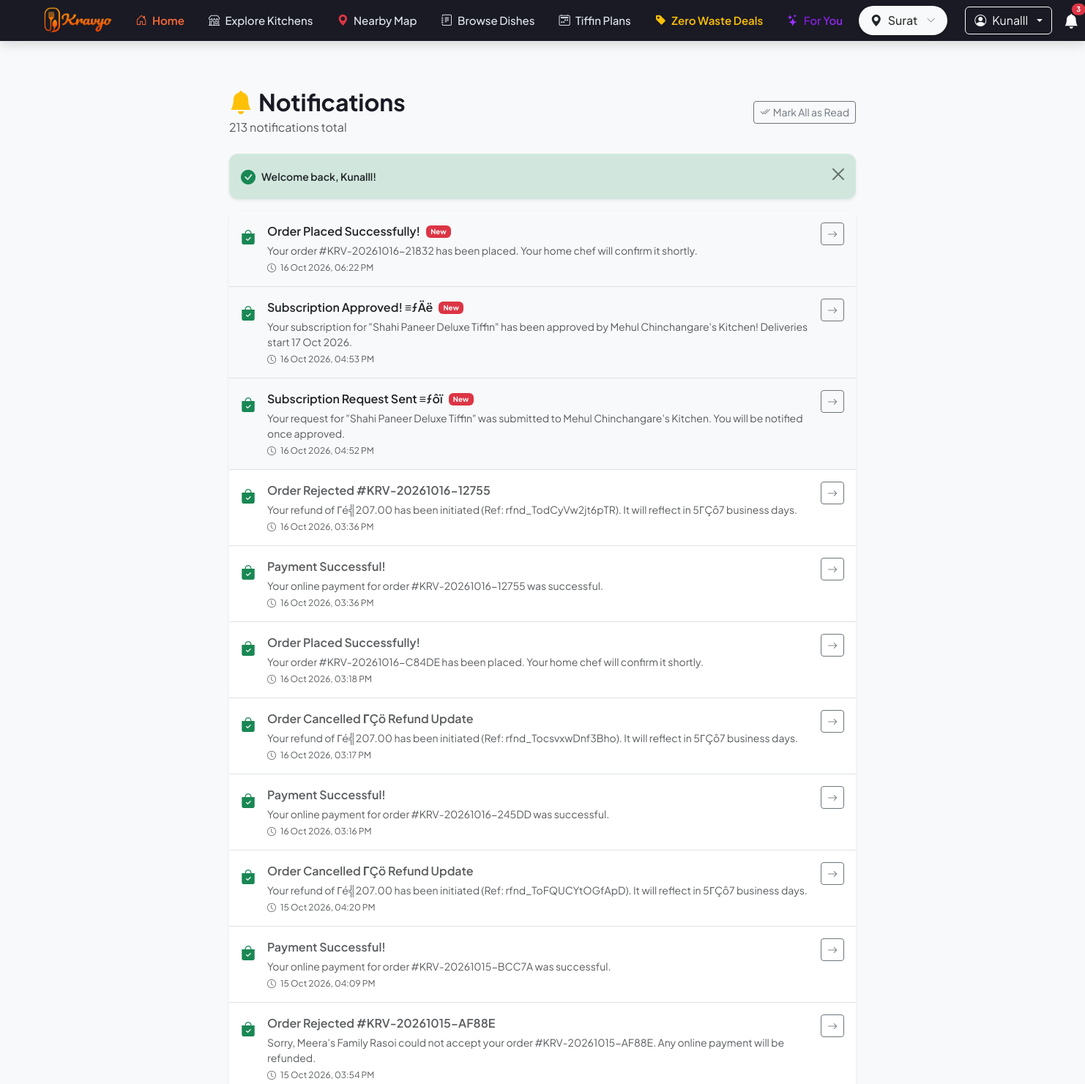
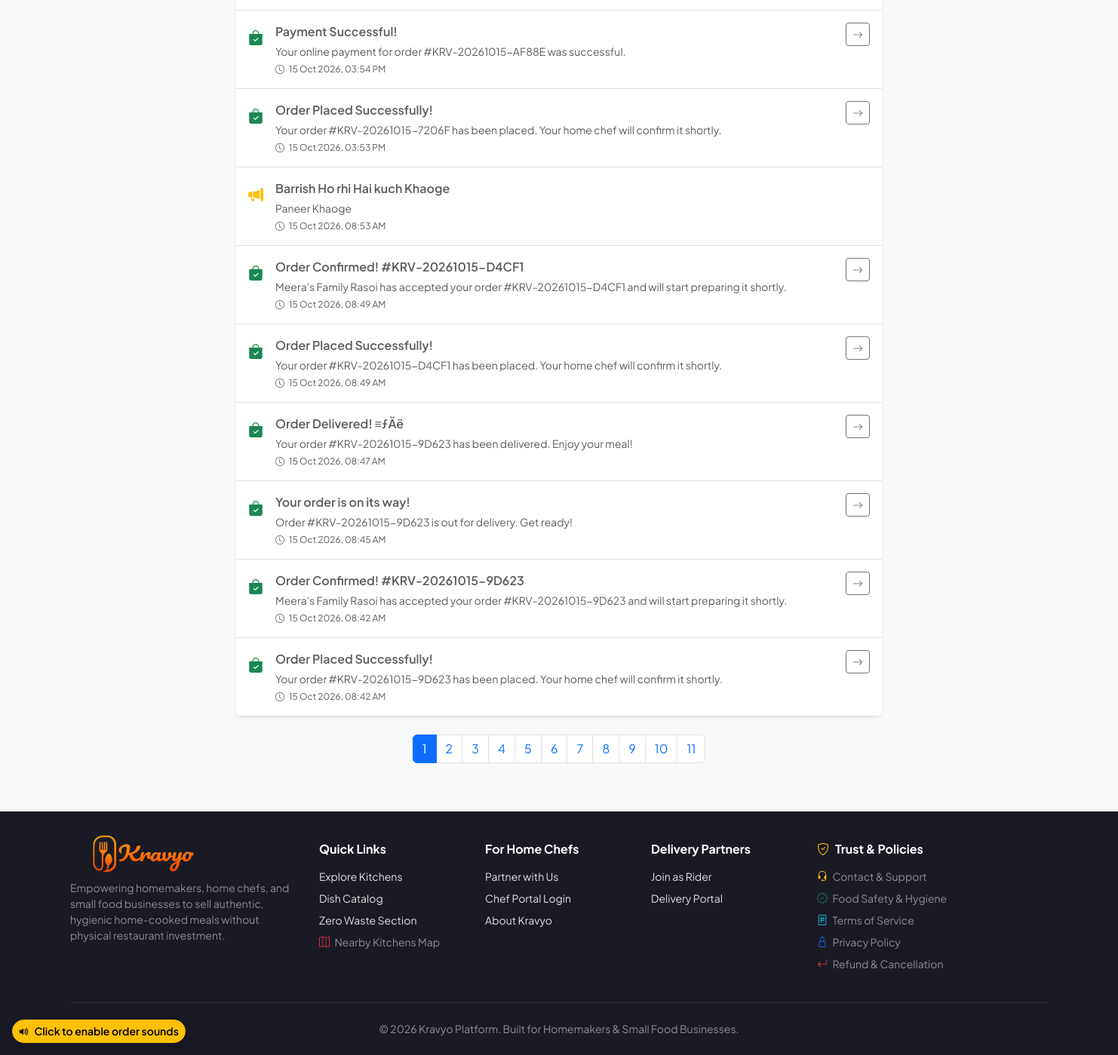
The app's page /notifications (signed in) with its own data (2 pictures, top to bottom).
### tables this page shows
CREATE TABLE `notifications` (
  `id` int(5) NOT NULL AUTO_INCREMENT,
  `user_id` int(5) DEFAULT NULL COMMENT 'NULL = broadcast to all users',
  `user_type` enum('customer','chef','delivery','admin') NOT NULL,
  `title` varchar(100) NOT NULL,
  `message` varchar(500) NOT NULL,
  `type` enum('order_update','promotion','system_alert','kitchen_update') NOT NULL DEFAULT 'system_alert',
  `is_read` tinyint(1) NOT NULL DEFAULT 0,
  `link` varchar(255) DEFAULT NULL COMMENT 'Optional URL to navigate to on click',
  `created_at` timestamp NOT NULL DEFAULT current_timestamp(),
  PRIMARY KEY (`id`),
  KEY `idx_user_read` (`user_id`,`is_read`),
  KEY `idx_created_at` (`created_at`)
);

### core/Controller.php (called while the page is built, shortened)
<?php
abstract class Controller {
    protected function render(string $viewPath, array $data = [], string $layout = 'main'): void {
        View::render($viewPath, $data, $layout);
    }
}

### app/controllers/NotificationController.php (called while the page is built, shortened)
<?php
require_once APP_PATH . '/models/Notification.php';
class NotificationController extends Controller {
    private Notification $notifModel;
    public function __construct() {
        $this->notifModel = new Notification();
    }
    private function identity(): array {
        return [(int) Session::get('user_id'), (string) Session::get('user_role')];
    }
    public function index(): void {
        [$userId, $userType] = $this->identity();
        $page     = max(1, (int) ($_GET['page'] ?? 1));
        $perPage  = 20;
        $notifications = $this->notifModel->getAll($userId, $userType, $page, $perPage);
        $totalCount    = $this->notifModel->countAll($userId, $userType);
        $totalPages    = (int) ceil($totalCount / $perPage);
        $this->notifModel->markAllRead($userId, $userType);
        $this->render('customer/notifications', [
            'title'         => 'My Notifications',
            'notifications' => $notifications,
            'page'          => $page,
            'totalPages'    => $totalPages,
            'totalCount'    => $totalCount,
        ]);
    }
}

### public/index.php (called while the page is built, shortened)
<?php
require_once CORE_PATH . '/Database.php';
require_once CORE_PATH . '/Session.php';
require_once CORE_PATH . '/Helpers.php';
require_once CORE_PATH . '/Controller.php';
require_once CORE_PATH . '/Model.php';
$router = new Router();
$router->dispatch();

### config/database.php (called while the page is built)
<?php
return [
    'driver'    => 'mysql',
    'host'      => '127.0.0.1',
    'port'      => '3306',
    'dbname'    => 'kravyo_db',
    'username'  => 'root',
    'password'  => '',
    'charset'   => 'utf8mb4',
    'collation' => 'utf8mb4_unicode_ci',
    'options'   => [
        PDO::ATTR_ERRMODE            => PDO::ERRMODE_EXCEPTION,
        PDO::ATTR_DEFAULT_FETCH_MODE => PDO::FETCH_ASSOC,
        PDO::ATTR_EMULATE_PREPARES   => false,
        PDO::ATTR_PERSISTENT         => false,
    ]
];

### core/Database.php (called while the page is built, shortened)
<?php
class Database {
    private static ?PDO $instance = null;
    public static function getInstance(): PDO {
        if (self::$instance === null) {
            $config = require CONFIG_PATH . '/database.php';
            $dsn = sprintf(
                "%s:host=%s;port=%s;dbname=%s;charset=%s",
                $config['driver'],
                $config['host'],
                $config['port'],
                $config['dbname'],
                $config['charset']
            );
            try {
                self::$instance = new PDO(
                    $dsn,
                    $config['username'],
                    $config['password'],
                    $config['options']
                );
            } catch (PDOException $e) {
                if (APP_ENV === 'development') {
                    die("Database Connection Error: " . $e->getMessage());
                } else {
                    die("Database Connection Error. Please check system configuration.");
                }
            }
        }
        return self::$instance;
    }
}

### core/Model.php (called while the page is built, shortened)
<?php
abstract class Model {
    public function __construct()
     {
        $this->db = Database::getInstance();
    }
}

### app/models/Notification.php (called while the page is built, shortened)
<?php
class Notification extends Model {
    public function getAll(int $userId, string $userType, int $page = 1, int $perPage = 20): array {
        $offset = ($page - 1) * $perPage;
        $sql    = "SELECT * FROM notifications WHERE user_id = :uid AND user_type = :utype
                   ORDER BY created_at DESC LIMIT :lim OFFSET :off";
        $stmt = $this->db->prepare($sql);
        $stmt->bindValue(':uid', $userId,  \PDO::PARAM_INT);
        $stmt->bindValue(':utype', $userType, \PDO::PARAM_STR);
        $stmt->bindValue(':lim', $perPage, \PDO::PARAM_INT);
        $stmt->bindValue(':off', $offset,  \PDO::PARAM_INT);
        $stmt->execute();
        return $stmt->fetchAll();
    }
    public function countAll(int $userId, string $userType): int {
        $sql  = "SELECT COUNT(*) FROM notifications WHERE user_id = :uid AND user_type = :utype";
        $stmt = $this->db->prepare($sql);
        $stmt->execute(['uid' => $userId, 'utype' => $userType]);
        return (int) $stmt->fetchColumn();
    }
}

### core/Session.php (called while the page is built, shortened)
<?php
class Session {
    public static function currentContext(): string {
        return session_name();
    }
    public static function get(string $key, mixed $default = null): mixed {
        return $_SESSION[$key] ?? $default;
    }
}

### core/Helpers.php (called while the page is built, shortened)
<?php
if (!function_exists('sanitize')) {
    function sanitize(?string $input): string {
        return htmlspecialchars(trim($input), ENT_QUOTES | ENT_SUBSTITUTE, 'UTF-8');
    }
}
if (!function_exists('url')) {
    function url(string $path = ''): string {
        return APP_URL . '/' . ltrim($path, '/');
    }
}
if (!function_exists('ctx_url')) {
    function ctx_url(string $path = '/'): string {
        $ctx = Session::currentContext();
        return APP_URL . '/' . ltrim($path, '/');
    }
}

### views/customer/notifications.php (the view, shortened to what this page needs)
<div class="container py-5" style="min-height:70vh;">
    <div class="row justify-content-center">
        <div class="col-lg-8">
            <div class="d-flex align-items-center justify-content-between mb-4">
                <div>
                    <h2 class="fw-bold mb-1"><i class="bi bi-bell-fill text-warning me-2"></i>Notifications</h2>
                    <p class="text-muted mb-0">
                        <?= $totalCount ?> notification<?= $totalCount !== 1 ? 's' : '' ?> total
                    </p>
                </div>
                <?php if ($totalCount > 0): ?>
                <form action="<?= ctx_url('/notifications/mark-all') ?>" method="POST">
                    <button type="submit" class="btn btn-outline-secondary btn-sm">
                        <i class="bi bi-check2-all me-1"></i>Mark All as Read
                    </button>
                </form>
                <?php endif; ?>
            </div>
            <?php require_once VIEWS_PATH . '/partials/alerts.php'; ?>
            <?php if (empty($notifications)): ?>
                <div class="card border-0 shadow-sm text-center py-5">
                    <div class="card-body">
                        <i class="bi bi-bell-slash display-3 text-muted mb-3 d-block"></i>
                        <h5 class="text-muted">You're all caught up!</h5>
                        <p class="text-muted small">No notifications yet. They'll appear here when something happens.</p>
                        <a href="<?= url('/') ?>" class="btn btn-kravyo-primary btn-sm mt-2">Back to Home</a>
                    </div>
                </div>
            <?php else: ?>
                <div class="card border-0 shadow-sm overflow-hidden">
                    <?php foreach ($notifications as $notif): ?>
                    <?php
                        $iconMap = [
                            'order_update'   => 'bi-bag-check-fill text-success',
                            'promotion'      => 'bi-megaphone-fill text-warning',
                            'system_alert'   => 'bi-exclamation-triangle-fill text-danger',
                            'kitchen_update' => 'bi-shop-window text-primary',
                        ];
                        $icon = $iconMap[$notif['type']] ?? 'bi-bell-fill text-secondary';
                    ?>
                    <?php
                        $targetUrl = !empty($notif['link']) ? url($notif['link']) : '';
                    ?>
                    <div class="d-flex align-items-start gap-3 p-3 border-bottom <?= $notif['is_read'] ? 'bg-white' : 'bg-light' ?>"
                         style="transition: background-color .15s ease-in-out; <?= $targetUrl ? 'cursor: pointer;' : '' ?>"
                         <?= $targetUrl ? 'onclick="window.location.href=\'' . htmlspecialchars($targetUrl, ENT_QUOTES) . '\'"' : '' ?>
                         onmouseenter="this.style.backgroundColor='#f1f5f9';"
                         onmouseleave="this.style.backgroundColor='<?= $notif['is_read'] ? '#ffffff' : '#f8f9fa' ?>';">
                        <div class="flex-shrink-0 mt-1">
                            <i class="bi <?= $icon ?> fs-5"></i>
                        </div>
                        <div class="flex-grow-1">
                            <div class="d-flex align-items-center gap-2 mb-1">
                                <span class="fw-semibold <?= $notif['is_read'] ? 'text-muted' : 'text-dark' ?>">
                                    <?= sanitize($notif['title']) ?>
                                </span>
                                <?php if (!$notif['is_read']): ?>
                                    <span class="badge bg-danger" style="font-size:0.6rem;">New</span>
                                <?php endif; ?>
                            </div>
                            <p class="mb-1 text-muted small"><?= sanitize($notif['message']) ?></p>
                            <div class="text-muted" style="font-size:0.75rem;">
                                <i class="bi bi-clock me-1"></i>
                                <?= date('d M Y, h:i A', strtotime($notif['created_at'])) ?>
                            </div>
                        </div>
                        <?php if ($notif['link']): ?>
                        <div class="flex-shrink-0">
                            <a href="<?= url($notif['link']) ?>" class="btn btn-outline-secondary btn-sm" onclick="event.stopPropagation();">
                                <i class="bi bi-arrow-right"></i>
                            </a>
                        </div>
                        <?php endif; ?>
                    </div>
                    <?php endforeach; ?>
                </div>
                <?php if ($totalPages > 1): ?>
                <nav class="mt-4">
                    <ul class="pagination justify-content-center">
                        <?php for ($p = 1; $p <= $totalPages; $p++): ?>
                        <li class="page-item <?= $p === $page ? 'active' : '' ?>">
                            <a class="page-link" href="<?= url('/notifications?page=' . $p) ?>"><?= $p ?></a>
                        </li>
                        <?php endfor; ?>
                    </ul>
                </nav>
                <?php endif; ?>
            <?php endif; ?>
        </div>
    </div>
</div>

### public/assets/css/style.css (style rules this page uses)
:root { --kravyo-primary: #ff6b35; --kravyo-primary-hover: #e85a26; --kravyo-secondary: #f7c59f; --kravyo-dark: #1a1a24; --kravyo-light: #fefae0; --kravyo-success: #2a9d8f; --kravyo-card-bg: #ffffff; --kravyo-border-radius: 12px; --kravyo-shadow: 0 10px 30px rgba(0, 0, 0, 0.08); }
body { font-family: 'Plus Jakarta Sans', system-ui, -apple-system, sans-serif; background-color: #f8f9fa; color: var(--kravyo-dark); min-height: 100vh; display: flex; flex-direction: column; }

### records on screen
notifications: title "Order Placed Successfully!", is_read "New", message "Your order #KRV-20261016-21832 has been placed. Your home chef will confirm it shortly.", created_at "16 Oct 2026, 06:22 PM"
notifications: title "Subscription Approved! ≡ƒÄë", is_read "New", message "Your subscription for \"Shahi Paneer Deluxe Tiffin\" has been approved by Mehul Chinchangare's Kitchen! Deliveries start 17 Oct 2026.", created_at "16 Oct 2026, 04:53 PM"
notifications: title "Subscription Request Sent ≡ƒôï", is_read "New", message "Your request for \"Shahi Paneer Deluxe Tiffin\" was submitted to Mehul Chinchangare's Kitchen. You will be notified once approved.", created_at "16 Oct 2026, 04:52 PM"
notifications: title "Order Rejected #KRV-20261016-12755", message "Your refund of Γé╣207.00 has been initiated (Ref: rfnd_TodCyVw2jt6pTR). It will reflect in 5ΓÇô7 business days.", created_at "16 Oct 2026, 03:36 PM"
notifications: title "Payment Successful!", message "Your online payment for order #KRV-20261016-12755 was successful.", created_at "16 Oct 2026, 03:36 PM"
notifications: title "Order Placed Successfully!", message "Your order #KRV-20261016-C84DE has been placed. Your home chef will confirm it shortly.", created_at "16 Oct 2026, 03:18 PM"
notifications: title "Order Cancelled ΓÇö Refund Update", message "Your refund of Γé╣207.00 has been initiated (Ref: rfnd_TocsvxwDnf3Bho). It will reflect in 5ΓÇô7 business days.", created_at "16 Oct 2026, 03:17 PM"
notifications: title "Payment Successful!", message "Your online payment for order #KRV-20261016-245DD was successful.", created_at "16 Oct 2026, 03:16 PM"
notifications: title "Order Cancelled ΓÇö Refund Update", message "Your refund of Γé╣207.00 has been initiated (Ref: rfnd_ToFQUCYtOGfApD). It will reflect in 5ΓÇô7 business days.", created_at "15 Oct 2026, 04:20 PM"
notifications: title "Payment Successful!", message "Your online payment for order #KRV-20261015-BCC7A was successful.", created_at "15 Oct 2026, 04:09 PM"
notifications: title "Order Rejected #KRV-20261015-AF88E", message "Sorry, Meera's Family Rasoi could not accept your order #KRV-20261015-AF88E. Any online payment will be refunded.", created_at "15 Oct 2026, 03:54 PM"
notifications: title "Payment Successful!", message "Your online payment for order #KRV-20261015-AF88E was successful.", created_at "15 Oct 2026, 03:54 PM"
notifications: title "Order Placed Successfully!", message "Your order #KRV-20261015-7206F has been placed. Your home chef will confirm it shortly.", created_at "15 Oct 2026, 03:53 PM"
notifications: title "Barrish Ho rhi Hai kuch Khaoge", message "Paneer Khaoge", created_at "15 Oct 2026, 08:53 AM"
notifications: title "Order Confirmed! #KRV-20261015-D4CF1", message "Meera's Family Rasoi has accepted your order #KRV-20261015-D4CF1 and will start preparing it shortly.", created_at "15 Oct 2026, 08:49 AM"
notifications: title "Order Placed Successfully!", message "Your order #KRV-20261015-D4CF1 has been placed. Your home chef will confirm it shortly.", created_at "15 Oct 2026, 08:49 AM"
notifications: title "Order Delivered! ≡ƒÄë", message "Your order #KRV-20261015-9D623 has been delivered. Enjoy your meal!", created_at "15 Oct 2026, 08:47 AM"
notifications: title "Your order is on its way!", message "Order #KRV-20261015-9D623 is out for delivery. Get ready!", created_at "15 Oct 2026, 08:45 AM"
notifications: title "Order Confirmed! #KRV-20261015-9D623", message "Meera's Family Rasoi has accepted your order #KRV-20261015-9D623 and will start preparing it shortly.", created_at "15 Oct 2026, 08:42 AM"
notifications: title "Order Placed Successfully!", message "Your order #KRV-20261015-9D623 has been placed. Your home chef will confirm it shortly.", created_at "15 Oct 2026, 08:42 AM"

### other values on screen
$_navHomeLabel "Home"
Session::get('selected_city') ?: 'Surat' "Surat"
$_userName "Kunalll"
$_unreadCount "3"
$totalCount "213"
$message "Welcome back, Kunalll!"
